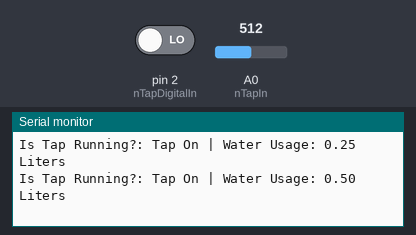
A sketch run on a simulated Arduino Uno, built with avr-gcc and run on an emulated ATmega328P. Parts: the last lines printed to the serial monitor. The test bench sets the inputs (shaded band); at power-on: pin 2 (nTapDigitalIn) LOW, A0 (nTapIn) = 512.

Above: at 1.8 s.
1.9 s: pin 2 (nTapDigitalIn) driven HIGH
At 2.8 s:
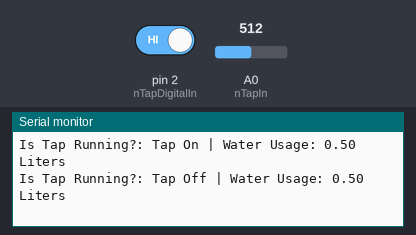
4.5 s: pin 2 (nTapDigitalIn) driven LOW
At 5.8 s:
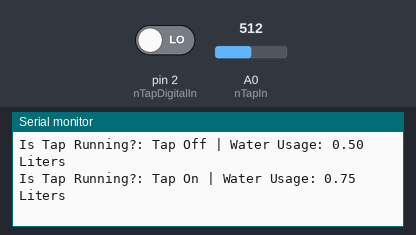
Timing chart, 0 to 7.5 s (numbered marks = the images above; inputs shaded):
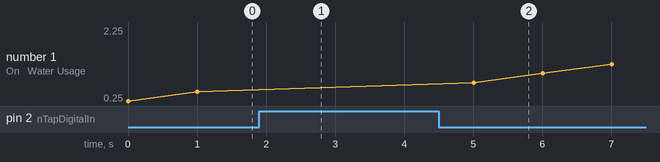

Measured:
- after the input at 1.9 s, the serial monitor: prints a new line after 0.10 s (image 1)
- after the input at 4.5 s, the serial monitor: prints a new line after 0.50 s (image 2)
- plotted number 1: 0.5 → 2.25 after the input at 4.5 s

The sketch:

Water_sensor_test.ino
```cpp
int nTapIn = A0;
int nTapDigitalIn = 2;
int nTapVal;
boolean bIsTapOn = false;
String strTap;
float usage = 0;

void setup() {
Serial.begin(9600);
pinMode(2, INPUT);
}

void loop() {
nTapVal = analogRead(nTapIn);
bIsTapOn = ! (digitalRead (nTapDigitalIn));

if (bIsTapOn) {
  strTap = "Tap On";
  usage = usage + 0.25;
} else {
  strTap = "Tap Off";
}


  Serial.print("Is Tap Running?: ");
  Serial.print(strTap);
  Serial.print(" | Water Usage: ");
  Serial.print(usage);
  Serial.println(" Liters");

  delay(1000);

}
```
